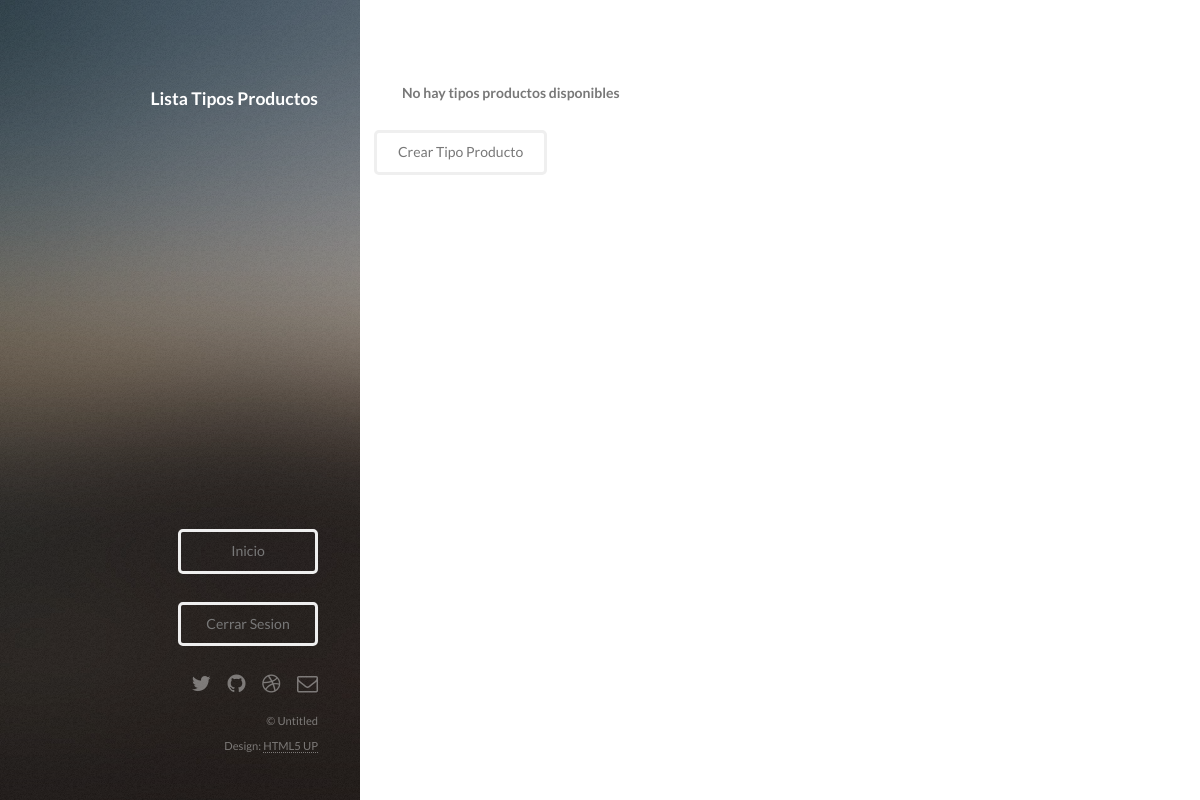
Before: /stock/lista-tipos-productos/ (signed in) with the older database file.
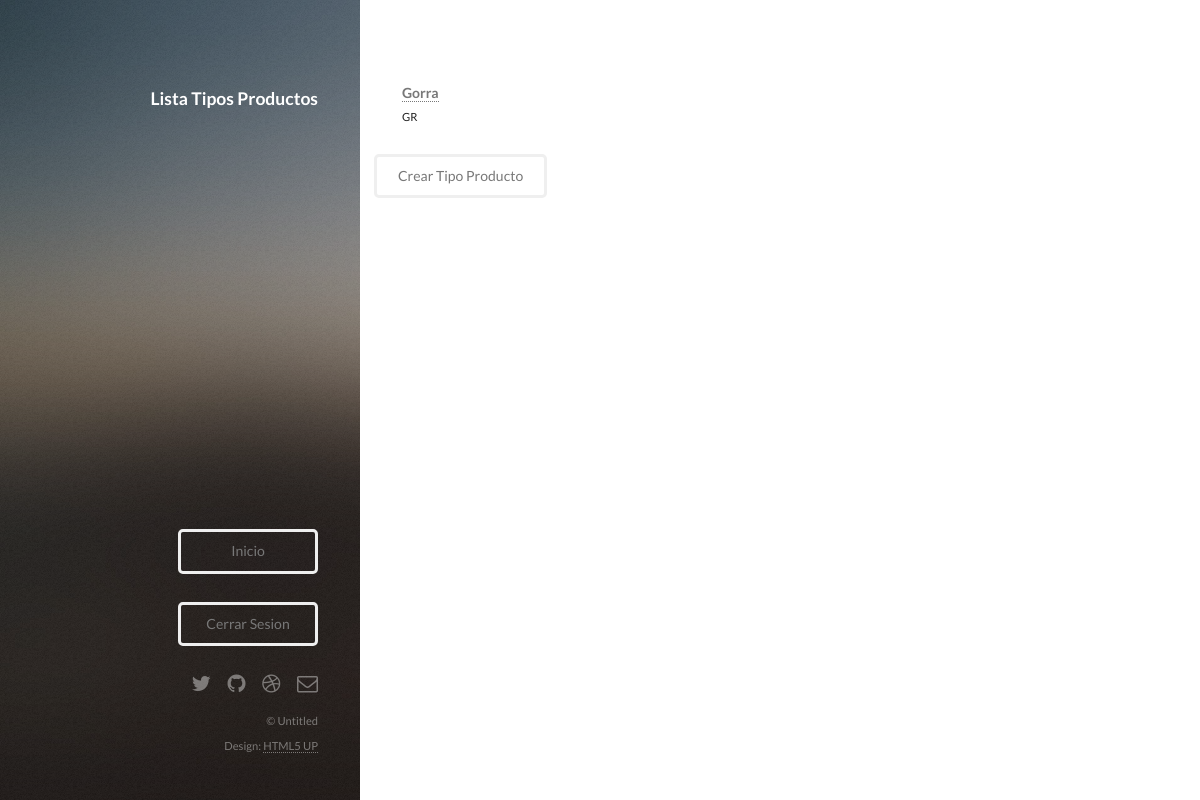
After: the same page with the newer database file.
### stock/models.py (models this page shows, shortened)
class TipoProducto(models.Model):
	codigo = models.CharField(max_length=5)
	nombre = models.CharField(max_length=20)

### stock/views.py (the view)
class ListaTiposProductosView(ListView):
    model = TipoProducto
    template_name = 'lista_tipos_productos.html'

### stock/templates/lista_tipos_productos.html (shortened to what this page needs)
{% load staticfiles %}
<!DOCTYPE HTML>
<html>
<head>
    <link rel="stylesheet" href=" {% static 'assets/css/main.css' %}" />
</head>
<body id="top">
    <header id="header">
        <div class="inner">
            <h1>
                <strong>Lista Tipos Productos</strong>
                <br />
        </div>
    </header>
    <div id="main">
        <section id="one">
            <div class="row">
                {% for tipo_producto in object_list %}
                <article class="6u 12u$(xsmall) work-item">
                    <h3>
                        <a href="/stock/tipo_producto/{{tipo_producto.codigo}}" class="header">{{ tipo_producto.nombre }}</a>
                    </h3>
                    <p>
                        {{ tipo_producto.codigo }}
                    </p>
                </article>
                {% empty %}
                <article class="6u 12u$(xsmall) work-item">
                    <h3>No hay tipos productos disponibles</h3>
                </article>
                {% endfor %}
            </div>
            <div class="row">
                <a class="button" href="/stock/crear-tipo-producto/">Crear Tipo Producto</a>
            </div>
        </section>
    </div>
    <footer id="footer">
        <div class="inner">
            {% if user.is_authenticated %}
            <ul>
                <a href="/" class="button">Inicio</a>
            </ul>
            <ul>
                <a href="/accounts/logout" class="button">Cerrar Sesion</a>
            </ul>
            {% else %}
            <ul>
                <a href="/accounts/login" class="button">Iniciar Sesion</a>
            </ul>
            {% endif %}
            <ul class="icons">
                <li>
                    <a href="#" class="icon fa-twitter">
                    </a>
                </li>
                <li>
                    <a href="#" class="icon fa-github">
                    </a>
                </li>
                <li>
                    <a href="#" class="icon fa-dribbble">
                    </a>
                </li>
                <li>
                    <a href="#" class="icon fa-envelope-o">
                    </a>
                </li>
            </ul>
            <ul class="copyright">
                <li>&copy; Untitled</li>
                <li>Design:
                    <a href="http://html5up.net">HTML5 UP</a>
                </li>
            </ul>
        </div>
    </footer>
    <link href="{% static 'semantic-ui/semantic.min.css' %}" rel="stylesheet">
</body>
</html>

Changed rows visible on the page:
added TipoProducto: nombre "Gorra", codigo "GR"
Other visible differences:
text no longer shown: "No hay tipos productos disponibles"
